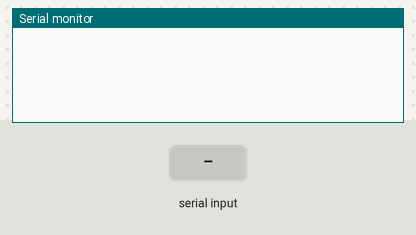
Recording of a sketch running on a simulated Arduino Uno, built with avr-gcc and run on an emulated ATmega328P. On the bench: the last lines printed to the serial monitor. The test bench sets the inputs (shaded band).

Above: at 1.2 s.
1.3 s: "+++" received over Serial
At 1.6 s:
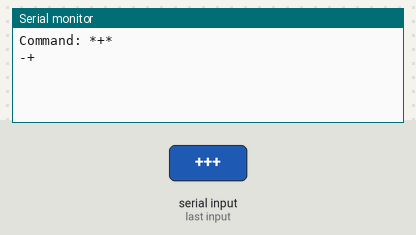
2.8 s: "+++" received over Serial
At 4.5 s:
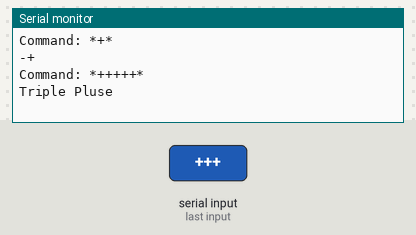
4.8 s: "+++" received over the second serial link
At 5.7 s:
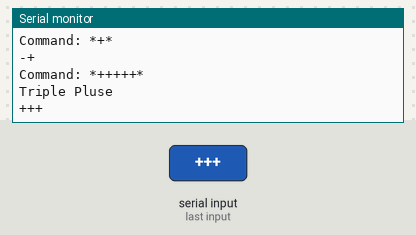

Measured:
- after the input at 1.3 s, the serial monitor: prints a new line at once (image 1)
- after the input at 2.8 s, the serial monitor: prints a new line after 0.51 s (image 2)
- after the input at 4.8 s, the serial monitor: prints a new line after 0.51 s (image 3)

The sketch:

HUZZAH32-SendAT-Commands-ThroughArduino.ino
```cpp
#include "SoftwareSerial.h"
SoftwareSerial XBee(16, 17);  // On The HUZZAH32 Feather.

char incomingByte = 0; // for incoming serial data
String XBeeResponded = "";

void setup() {
  // put your setup code here, to run once:
  Serial.begin(9600);
  XBee.begin(9600);
}

void loop() {
  // put your main code here, to run repeatedly:

  String command = readSerialInput();

  if (command.length() >0){
    Serial.print("Command: *"); Serial.print(command); Serial.println("*");
    XBeeResponded = SendATtoXBee(command);
    command = "";
    //Serial.print("Response:");Serial.println(XBeeResponded);
  }

}


String readSerialInput(){
  char incomingByte = 0; // for incoming serial data
  String mdata = "";
  while (Serial.available() >0){
    incomingByte = Serial.read();
    mdata = mdata + incomingByte;
  }
  return mdata;
}

String SendATtoXBee(String M){
  String Response;
  bool bOK = false;

  if (M.substring(0,3) == "+++"){
    Serial.println("Triple Pluse");
    //delay(1200);
    XBee.write("+++");
    delay(2000);
  } else {

    for (int i=0; i < M.length(); i++){
      Serial.print("-");
      Serial.print(M.charAt(i));
      XBee.write(M.charAt(i));
    }
    XBee.write(0x0D);
    delay(2000);

    /*
    XBee.write('A');
    XBee.write('T');
    XBee.write('N');
    XBee.write('I');
    XBee.write(0x0D);
    delay(2000);
    */
  }
  Serial.println();

  while (XBee.available() > 0) {
    Serial.write(XBee.read());
     bOK = true;
  }

  Serial.println();

  /*
  while (XBee.available() > 0) {
      int din = XBee.read();
      delay(200);
      Serial.write(din);
    }

  while (XBee.available() > 0) {
    char din = XBee.read();
    delay(200);
    Serial.write(din);
    Response = Response + din;
  }
*/

  return Response;
}
```
